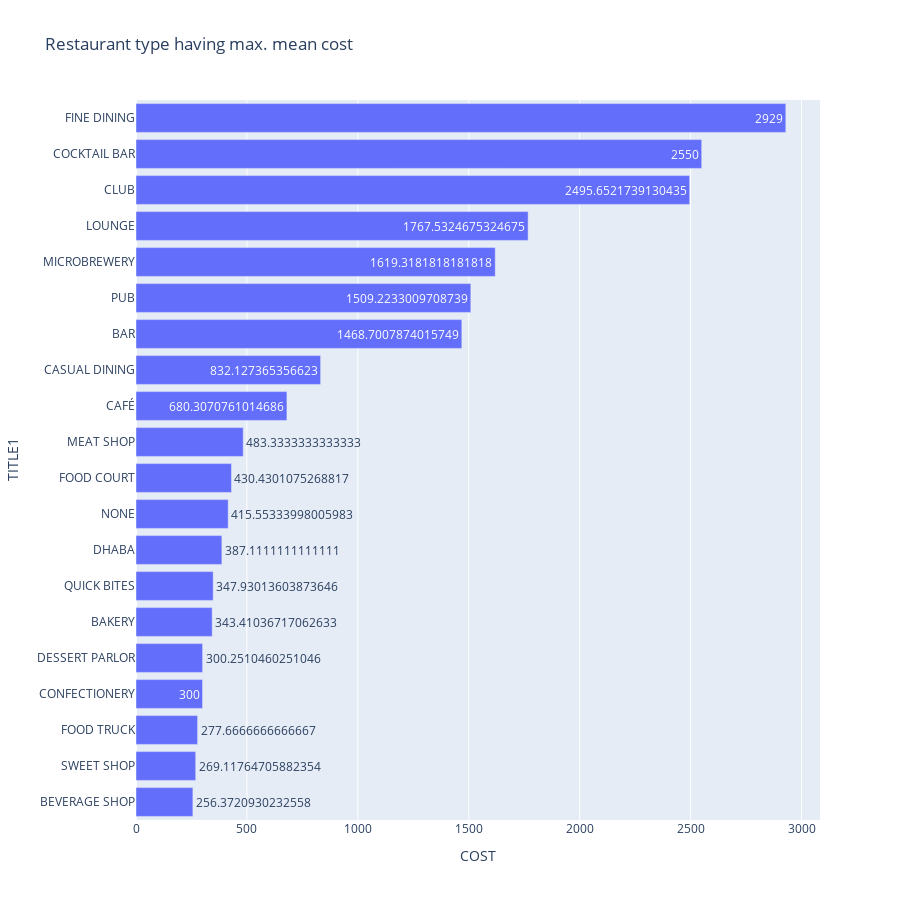

Notebook source saved alongside this figure:
### Code cell
import plotly.express as px
fig = px.bar(mcost.sort_values('COST',ascending=False)[:20][::-1],x='COST',y='TITLE1',title='Restaurant type having max. mean cost',text='COST', height=900, orientation='h')
fig.show()

### Figure 1 — Plotly figure (JSON) as saved in the notebook; plotly's stock layout.template omitted (floating-point values rounded to 4 significant figures)
{"data": [{"alignmentgroup": "True", "hovertemplate": "COST=%{text}<br>TITLE1=%{y}<extra></extra>", "legendgroup": "", "marker": {"color": "#636efa"}, "name": "", "offsetgroup": "", "orientation": "h", "showlegend": false, "text": [256.4, 269.1, 277.7, 300, 300.3, 343.4, 347.9, 387.1, 415.6, 430.4, 483.3, 680.3, 832.1, 1469.0, 1509.0, 1619.0, 1768.0, 2496.0, 2550, 2929], "textposition": "auto", "type": "bar", "x": [256.4, 269.1, 277.7, 300, 300.3, 343.4, 347.9, 387.1, 415.6, 430.4, 483.3, 680.3, 832.1, 1469.0, 1509.0, 1619.0, 1768.0, 2496.0, 2550, 2929], "xaxis": "x", "y": ["BEVERAGE SHOP", "SWEET SHOP", "FOOD TRUCK", "CONFECTIONERY", "DESSERT PARLOR", "BAKERY", "QUICK BITES", "DHABA", "NONE", "FOOD COURT", "MEAT SHOP", "CAFÉ", "CASUAL DINING", "BAR", "PUB", "MICROBREWERY", "LOUNGE", "CLUB", "COCKTAIL BAR", "FINE DINING"], "yaxis": "y"}], "layout": {"barmode": "relative", "height": 900, "legend": {"tracegroupgap": 0}, "title": {"text": "Restaurant type having max. mean cost"}, "xaxis": {"anchor": "y", "domain": [0, 1], "title": {"text": "COST"}}, "yaxis": {"anchor": "x", "domain": [0, 1], "title": {"text": "TITLE1"}}}}
